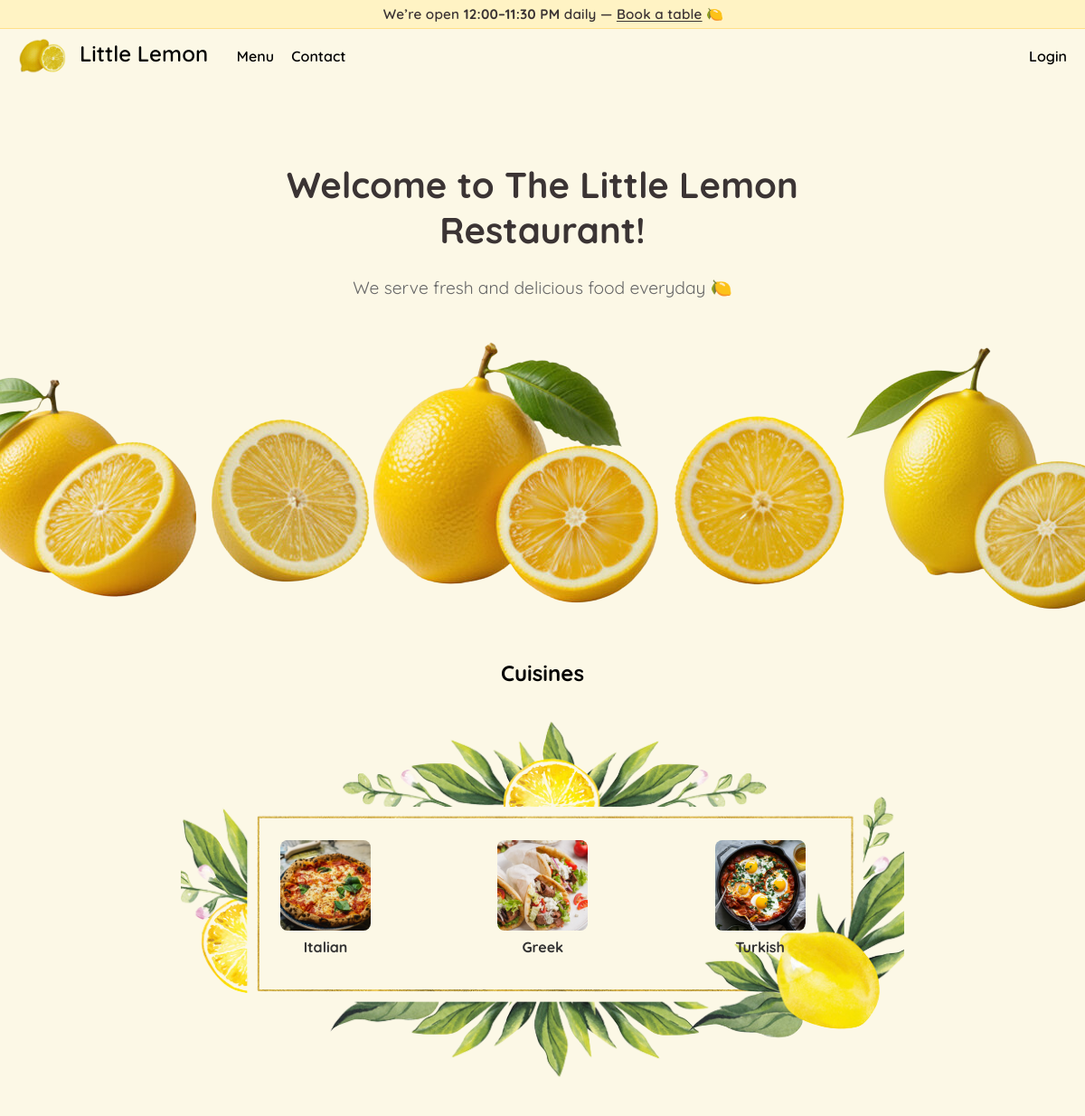
The page / on the database its author committed.
### restaurant/models.py (models this page shows, shortened)
class MenuCategory(models.Model):
    menu_category_name = models.CharField(max_length=200)
    image = models.ImageField(upload_to='categories/', blank=True, null=True)

### restaurant/views.py (the view)
# urls.py: 2. Add a URL to urlpatterns:  path('', views.home, name='home')
def home(request):
    categories = MenuCategory.objects.all()
    return render(request, 'restaurant/home.html', {'categories': categories})

### restaurant/templates/restaurant/home.html (shortened to what this page needs)
{% extends 'restaurant/base.html' %}
{% load static %}
{% block content %}
    <h1 style>Welcome to The Little Lemon Restaurant!</h1>
    <p>We serve fresh and delicious food everyday 🍋</p>
   <div class="full-bleed">
  <img src="{% static 'restaurant/lemon.png' %}" alt="The Little Lemon Restaurant" class="home-image hero-img">
  </div>
<h2>Cuisines</h2>
<div class="cuisine-section">
  <div class="cuisine-grid">
      {% for category in categories %}
          <a href="/menu/#{{ category.menu_category_name|slugify }}" class="cuisine-card">
              {% if category.image %}
                  <img src="{{ category.image.url }}" alt="{{ category.menu_category_name }}">
              {% else %}
                  <img src="{% static 'default_cuisine.jpg' %}" alt="{{ category.menu_category_name }}">
              {% endif %}
              <span>{{ category.menu_category_name }}</span>
          </a>
      {% endfor %}
  </div>
</div>
{% endblock %}

### restaurant/static/restaurant/styles.css (style rules this page uses)
body { font-family: 'Quicksand', sans-serif; margin: 0; background-color: #fcf8e6; }
h1 { font-size: 2.5em; color: #3b3434; }
p { font-size: 1.2em; color: #666; }
.home-image { border-radius: 15px; display: block; margin: 20px auto; }
.full-bleed { width: 100vw; margin-left: calc(50% - 50vw); margin-right: calc(50% - 50vw); }
.hero-img { display: block; width:100%; height: clamp(120px, 45vh, 520px); object-fit: cover; }
.full-bleed .home-image { border-radius: 0; margin: 0; }

### rows shown on the page
MenuCategory: image (picture), menu_category_name "Italian"
MenuCategory: image (picture), menu_category_name "Greek"
MenuCategory: image (picture), menu_category_name "Turkish"
